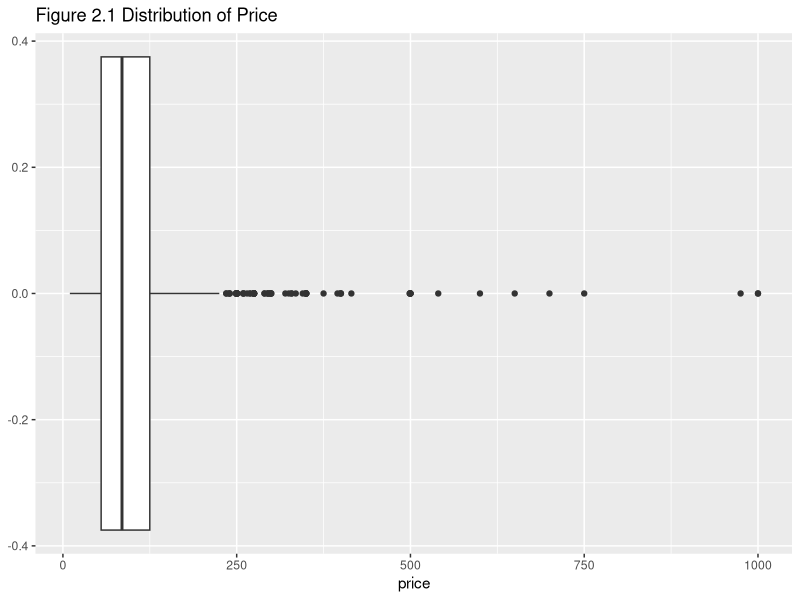
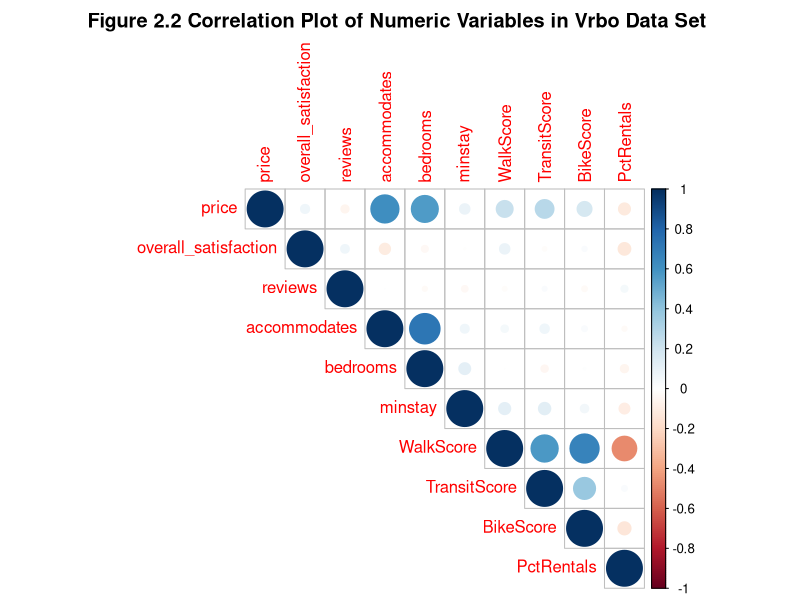
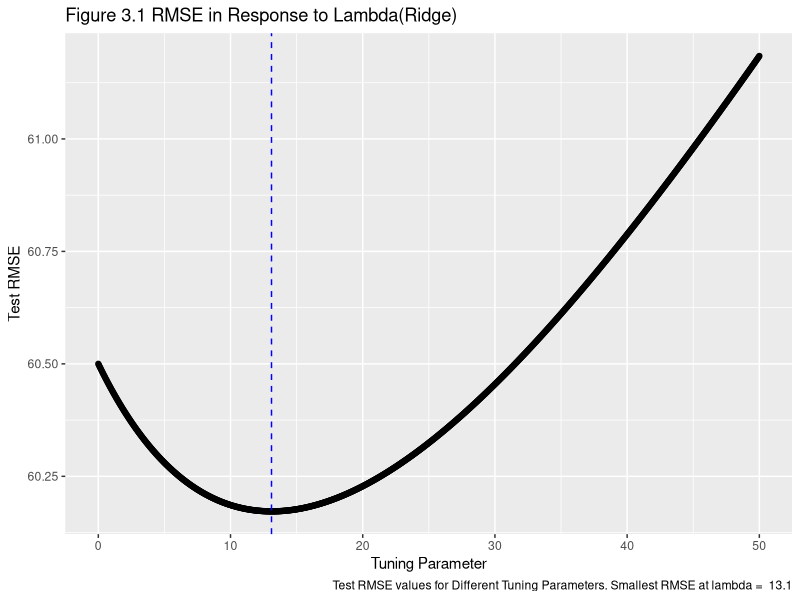
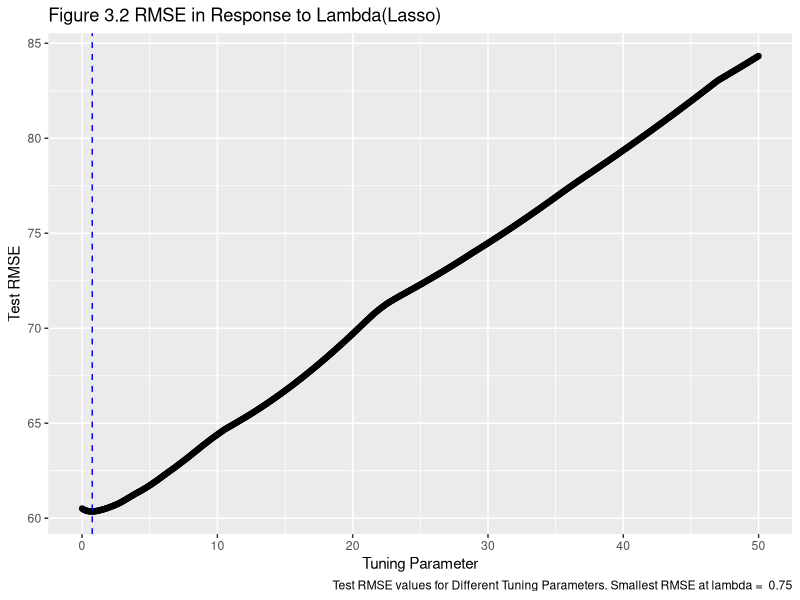

Write R code to recreate these figures, in order. (Note: this script raises an error after producing the figures.)
## ---- chunk 1
knitr::opts_chunk$set(echo = TRUE)
## ---- chunk 2
##Here we load the packages needed
library(ggplot2)
library(broom)
library(gridExtra)
library(dplyr)
library(class)
library(tidyverse)
library(gridExtra)
library(leaps)
library(corrplot)
library(RColorBrewer)
library(glmnet)
library(xtable)
## ---- chunk 3
vrboData<-read.csv("VRBO.csv")
## ---- chunk 4
glimpse(vrboData)
## ---- chunk 5
# Find out the number of missing values in the vrbo data set
sum(is.na(vrboData))
#Remove rows with missing values 


vrboCleaned<-vrboData%>%
  na.omit(vrboData)%>%
  select(-UnitNumber)
vrboCleaned$PctRentals=as.numeric((vrboCleaned$PctRentals)*100)
## ---- chunk 6
ggplot(data=vrboCleaned,aes(x=price))+
  geom_boxplot()+
  ggtitle("Figure 2.1 Distribution of Price")
## ---- chunk 7
knitr::kable(table(vrboData$room_type))
## ---- chunk 8
#convert character features into factor
vrboCleaned$neighborhood <-as.factor(vrboCleaned$neighborhood)
## ---- chunk 9
#Obtain correlation between features and save it as an object
M<-cor(vrboCleaned[,-c(4,8,9)])
#Create correlation plot
corrplot(M, method= "circle",type = "upper",title="Figure 2.2 Correlation Plot of Numeric Variables in Vrbo Data Set ",mar = c(0,0,2,0))
#M
## ---- chunk 10
# Create the design matrix for ridge regression
XD <- model.matrix(price ~., data = vrboCleaned)
## ---- chunk 11
set.seed(1)
ridge.modFind_Lambda <- cv.glmnet(XD[,-1], vrboCleaned$price , alpha = 0 , lambda = seq(from=0, to=50,by=0.05) , standardize = TRUE)
## ---- chunk 12
##Load a function for creating the plot of RMSE in response of change in Lambda
ridgePlot <- function(ridge.mod, metric, title){
  library(ggplot2)
  
  smallestLambda <- ridge.mod$lambda[which.min(ridge.mod$cvm)] 
  
  if(metric == "MSE"){
  g1 <- ggplot( data.frame(ridge.mod$lambda), aes( x = ridge.mod$lambda, y = (ridge.mod$cvm))) + geom_point() + geom_vline( xintercept = smallestLambda, col = "blue" , lty = 2 ) +  labs(caption = paste("Test MSE values for Different Tuning Parameters. Smallest MSE at lambda = ", smallestLambda), title = title, y = "Test MSE", x = "Tuning Parameter")
  
  }
  
  if(metric == "RMSE"){
  g1 <- ggplot( data.frame(ridge.mod$lambda), aes( x = ridge.mod$lambda, y = sqrt(ridge.mod$cvm))) + geom_point() + geom_vline( xintercept = smallestLambda, col = "blue" , lty = 2 ) +  labs(caption = paste("Test RMSE values for Different Tuning Parameters. Smallest RMSE at lambda = ", smallestLambda), title = title, y = "Test RMSE", x = "Tuning Parameter")

  }
  
  g1
}
## ---- chunk 13
#Using the ridgePlot function(immported) to creat graph of RMSE in response to Lambda
ridgePlot(ridge.modFind_Lambda, metric = "RMSE" , title ="Figure 3.1 RMSE in Response to Lambda(Ridge)" )

## ---- chunk 14
ridge.mod_Final <- glmnet(XD[,-1], vrboCleaned$price , alpha = 0 , lambda = 13.1 , standardize = TRUE)
Betas_ridge<-as.numeric(coefficients(ridge.mod_Final))
ridge_coef<-data.frame("Coefficients" = Betas_ridge)

rownames(ridge_coef)<-colnames(XD)
knitr::kable(ridge_coef,caption = "Table 3.1 Coefficients of Model using Ridge Regression")

## ---- chunk 15
#Set seed for random sampling process within the cv.glmnet
set.seed(1)
#Fit modesls for a serie of lambda values, respectively 
Lasso.modFind_Lambda <- cv.glmnet(XD[,-1], vrboCleaned$price , alpha = 1 , lambda = seq(from=0, to=50,by=0.05) , standardize = TRUE)

#Plot the change of RMSE in reponse to lambda values
ridgePlot(Lasso.modFind_Lambda, metric = "RMSE" , title ="Figure 3.2 RMSE in Response to Lambda(Lasso)" )

## ---- chunk 16
ridge.mod_Final <- glmnet(XD[,-1], vrboCleaned$price , alpha = 1 , lambda = 0.75 , standardize = TRUE)
Betas_lasso<-as.numeric(coefficients(ridge.mod_Final))
lasso_coef<-data.frame("Coefficients" = Betas_ridge)

rownames(ridge_coef)<-colnames(XD)
knitr::kable(ridge_coef,caption = "Table 3.1 Coefficients of Model using Ridge Regression")

## ---- chunk 17
alphaseq<-seq(from = 0, to = 1, by = 0.01)
storageElastic<-data.frame("Alpha" = rep(NA,length(alphaseq)), "Lambda" = rep(NA,length(alphaseq)), "RMSE" = rep(NA,length(alphaseq)))

a=1

set.seed(1)
for(i in alphaseq){
  Elastic.modFind<-cv.glmnet(XD[,-1],vrboCleaned$price,alpha = i, lambda = seq(from = 0, to = 25,by = .5))
  storageElastic$Lambda[a]<-cvOUt$lambda.min
  storageElastic$RMSE[a]<-sqrt((min(cvOUt$cvm)))
  storageElastic$Alpha[a]<-i
  a=a+1
}

## ---- chunk 18
storageElastic[which.min(storageElastic$RMSE),]
## ---- chunk 19
elastic.modFinal<-glmnet(XD[,-1],vrboCleaned$price,alpha = 0.15,lambda = 5)

Betas_elastic<-as.numeric(coefficients(elastic.modFinal))
elastic_coef<-data.frame("Coefficients" = Betas_elastic)
rownames(elastic_coef)<-colnames(XD)

knitr::kable(elastic_coef,caption = "Coefficients of Model using Elastic Net")
